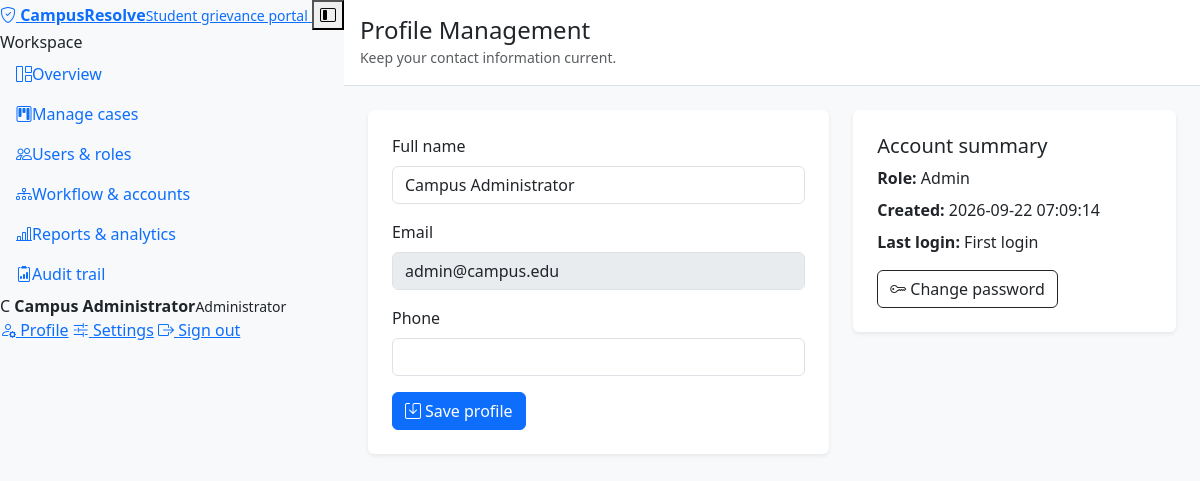
The app's page /profile.php (signed in) with its own data.
### tables this page shows
CREATE TABLE IF NOT EXISTS `users` (
  `id` INT AUTO_INCREMENT PRIMARY KEY,
  `full_name` VARCHAR(100) NOT NULL,
  `email` VARCHAR(150) NOT NULL UNIQUE,
  `password` VARCHAR(255) NOT NULL,
  `role` ENUM('user','admin','department','officer') NOT NULL DEFAULT 'user',
  `department_id` INT DEFAULT NULL,
  `is_active` TINYINT(1) NOT NULL DEFAULT 1,
  `created_at` TIMESTAMP DEFAULT CURRENT_TIMESTAMP,
  CONSTRAINT `fk_users_department` FOREIGN KEY (`department_id`) REFERENCES `departments`(`id`) ON DELETE SET NULL,
  INDEX `idx_users_role_active` (`role`, `is_active`)
);

### includes/security.php (called while the page is built, shortened)
<?php
function e(?string $value): string
{
    return htmlspecialchars((string)$value, ENT_QUOTES, 'UTF-8');
}
?>

### profile.php (the view, shortened to what this page needs)
<?php
require_once 'config.php';
$userId = (int)$_SESSION['user_id'];
$stmt = $conn->prepare('SELECT full_name, email, phone, role, created_at, last_login_at FROM users WHERE id = ? LIMIT 1');
$stmt->bind_param('i', $userId); $stmt->execute(); $user = $stmt->get_result()->fetch_assoc(); $stmt->close();
?><!doctype html><html lang="en"><head><meta charset="utf-8"><meta name="viewport" content="width=device-width, initial-scale=1"><title>Profile | Grievance Portal</title><link href="https://cdn.jsdelivr.net/npm/bootstrap@5.3.3/dist/css/bootstrap.min.css" rel="stylesheet"><link href="https://cdn.jsdelivr.net/npm/bootstrap-icons@1.11.3/font/bootstrap-icons.css" rel="stylesheet"></head><body class="bg-light"><div class="d-flex min-vh-100"><?php include 'includes/sidebar.php'; ?><main class="flex-grow-1"><header class="bg-white border-bottom p-3"><h4 class="mb-0">Profile Management</h4><small class="text-muted">Keep your contact information current.</small></header><div class="container-fluid p-4"><div class="row g-4"><div class="col-lg-7"><div class="card border-0 shadow-sm"><div class="card-body p-4"><?php if ($message): ?><div class="alert alert-success"><?=e($message)?></div><?php endif; ?><?php if ($error): ?><div class="alert alert-danger"><?=e($error)?></div><?php endif; ?><form method="post"><?=csrf_field()?><div class="mb-3"><label class="form-label">Full name</label><input class="form-control" name="full_name" value="<?=e($user['full_name'])?>" required maxlength="100"></div><div class="mb-3"><label class="form-label">Email</label><input class="form-control" value="<?=e($user['email'])?>" disabled></div><div class="mb-3"><label class="form-label">Phone</label><input class="form-control" name="phone" value="<?=e($user['phone'] ?? '')?>" maxlength="30"></div><button class="btn btn-primary"><i class="bi bi-save me-1"></i>Save profile</button></form></div></div></div><div class="col-lg-5"><div class="card border-0 shadow-sm"><div class="card-body p-4"><h5>Account summary</h5><p class="mb-2"><strong>Role:</strong> <?=e(ucfirst($user['role']))?></p><p class="mb-2"><strong>Created:</strong> <?=e($user['created_at'])?></p><p class="mb-3"><strong>Last login:</strong> <?=e($user['last_login_at'] ?? 'First login')?></p><a class="btn btn-outline-dark" href="change_password.php"><i class="bi bi-key me-1"></i>Change password</a></div></div></div></div></div></main></div></body></html>

### records on screen
users: full_name "Campus Administrator", email "admin@campus.edu", role "Admin", created_at "2026-09-22 07:09:14", last_login_at "First login"

### other values on screen
$label "Overview Manage cases Users & roles Workflow & accounts Reports & analytics Audit trail"
$initial "C"
$_SESSION['user_name'] "Campus Administrator"
$role_label "Administrator"
